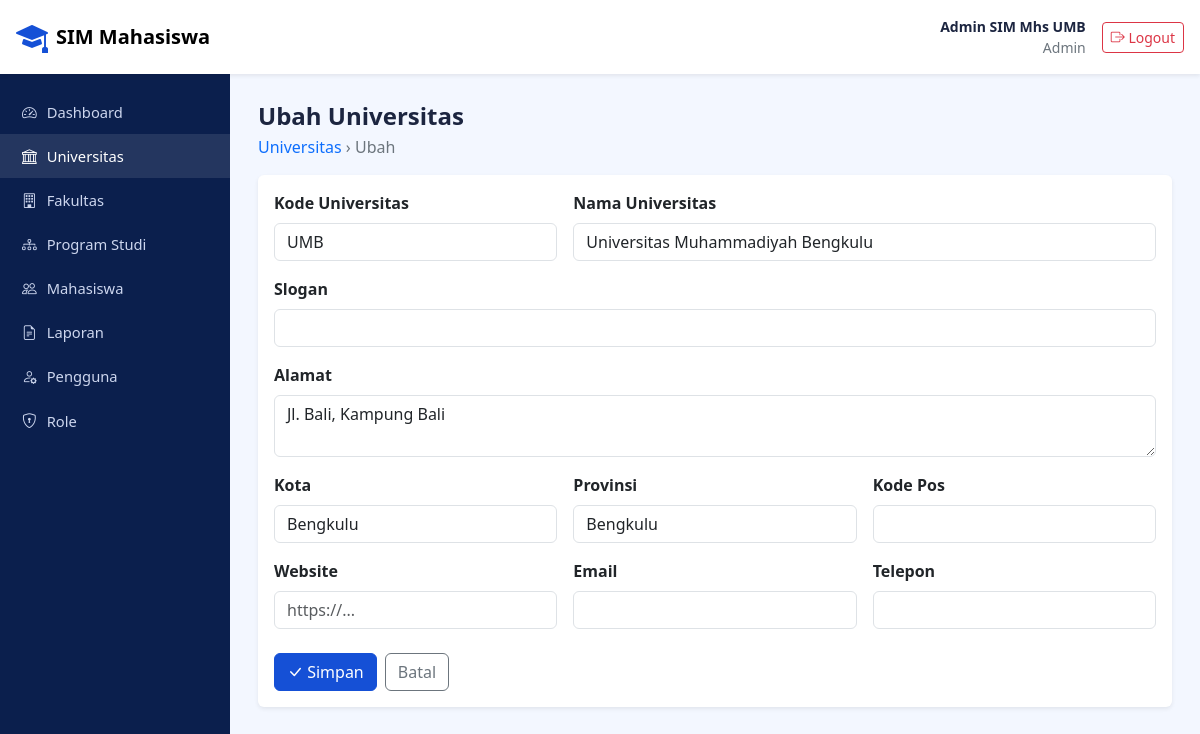
The app's page /pages/universitas_edit.php?id=1 (signed in) with its own data.
### tables this page shows
CREATE TABLE `universitas` (
  `id_universitas` bigint unsigned NOT NULL AUTO_INCREMENT,
  `kode_universitas` varchar(20) NOT NULL,
  `nama_universitas` varchar(200) NOT NULL,
  `slogan` varchar(255) DEFAULT NULL,
  `alamat` text,
  `kota` varchar(100) DEFAULT NULL,
  `provinsi` varchar(100) DEFAULT NULL,
  `kode_pos` varchar(10) DEFAULT NULL,
  `website` varchar(255) DEFAULT NULL,
  `email` varchar(150) DEFAULT NULL,
  `telepon` varchar(50) DEFAULT NULL,
  `created_at` timestamp NOT NULL DEFAULT CURRENT_TIMESTAMP,
  `updated_at` timestamp NOT NULL DEFAULT CURRENT_TIMESTAMP ON UPDATE CURRENT_TIMESTAMP,
  PRIMARY KEY (`id_universitas`),
  UNIQUE KEY `kode_universitas` (`kode_universitas`)
);

### includes/helper.php (called while the page is built, shortened)
<?php
function e($t) {
    return htmlspecialchars((string)$t, ENT_QUOTES, 'UTF-8');
}

### includes/universitas_form.php (the view, shortened to what this page needs)
<form method="post" autocomplete="off">
  <div class="row g-3">
    <div class="col-md-4">
      <label class="form-label fw-semibold">Kode Universitas</label>
      <input type="text" name="kode_universitas" class="form-control" maxlength="20" required
             value="<?= e($d['kode_universitas']) ?>" placeholder="contoh: UMB">
    </div>
    <div class="col-md-8">
      <label class="form-label fw-semibold">Nama Universitas</label>
      <input type="text" name="nama_universitas" class="form-control" maxlength="200" required
             value="<?= e($d['nama_universitas']) ?>">
    </div>
    <div class="col-12">
      <label class="form-label fw-semibold">Slogan</label>
      <input type="text" name="slogan" class="form-control" maxlength="255" value="<?= e($d['slogan']) ?>">
    </div>
    <div class="col-12">
      <label class="form-label fw-semibold">Alamat</label>
      <textarea name="alamat" class="form-control" rows="2"><?= e($d['alamat']) ?></textarea>
    </div>
    <div class="col-md-4">
      <label class="form-label fw-semibold">Kota</label>
      <input type="text" name="kota" class="form-control" maxlength="100" value="<?= e($d['kota']) ?>">
    </div>
    <div class="col-md-4">
      <label class="form-label fw-semibold">Provinsi</label>
      <input type="text" name="provinsi" class="form-control" maxlength="100" value="<?= e($d['provinsi']) ?>">
    </div>
    <div class="col-md-4">
      <label class="form-label fw-semibold">Kode Pos</label>
      <input type="text" name="kode_pos" class="form-control" maxlength="10" value="<?= e($d['kode_pos']) ?>">
    </div>
    <div class="col-md-4">
      <label class="form-label fw-semibold">Website</label>
      <input type="text" name="website" class="form-control" maxlength="255"
             value="<?= e($d['website']) ?>" placeholder="https://...">
    </div>
    <div class="col-md-4">
      <label class="form-label fw-semibold">Email</label>
      <input type="text" name="email" class="form-control" maxlength="150" value="<?= e($d['email']) ?>">
    </div>
    <div class="col-md-4">
      <label class="form-label fw-semibold">Telepon</label>
      <input type="text" name="telepon" class="form-control" maxlength="50" value="<?= e($d['telepon']) ?>">
    </div>
  </div>
  <div class="d-flex gap-2 mt-4">
    <button type="submit" class="btn btn-primary"><i class="bi bi-check-lg"></i> Simpan</button>
    <a href="universitas.php" class="btn btn-outline-secondary">Batal</a>
  </div>
</form>

### assets/css/style.css (style rules this page uses)
:root { --biru: #1550d6; --biru-tua: #0b1f4d; --soft: #f3f7ff; }
body { font-family: "Segoe UI", system-ui, sans-serif; color: #1c2540; }
.bg-soft { background: var(--soft); }
.btn-primary { background: var(--biru); border-color: var(--biru); }

### records on screen
universitas: kode_universitas "UMB", nama_universitas "Universitas Muhammadiyah Bengkulu", alamat "Jl. Bali, Kampung Bali", kota "Bengkulu", provinsi "Bengkulu"

### other values on screen
$_SESSION['nama_lengkap'] "Admin SIM Mhs UMB"
$_SESSION['nama_role'] "Admin"
$label "Dashboard"
$label "Universitas"
$label "Fakultas"
$label "Program Studi"
$label "Mahasiswa"
$label "Laporan"
$label "Pengguna"
$label "Role"
